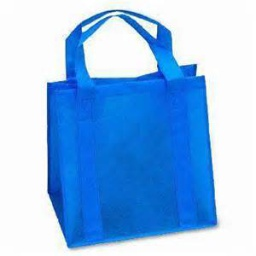
#> input picture training2/image100.bag.jpg, 256 x 256 px; its folder holds only this picture in this run
$ python wrap_function.py
#> lines starting #> are read from the running program, lines starting #| are printed output that depends on the picture
### convert2d.py
import cv2
import numpy as np
from matplotlib import pyplot as plt
from skimage import feature
from cropimage import trimmed_image, pad_and_resize


def color_circle(img, x, y, r=2):
    h, w = img.shape
    img[max(0, y-r): min(h, y+r), max(0, x-r): min(w, x+r)] = 1


def getBinaryEdgesHelper(img, r=2):
    img = cv2.cvtColor(img, cv2.COLOR_BGR2GRAY)

    # Trim and resize
    # Assuming white background
    trimmed = trimmed_image(img)
    img = pad_and_resize(trimmed, 256, 256)

    # [5 lines of commented-out code are left out]
    edges = cv2.Canny(img, 100, 200)

    num_cols = len(edges[0])
    for i in xrange(len(edges)):
        for j in xrange(num_cols):
            if edges[i, j] > 0:
                edges[i, j] = 1

    # Expand edges
    new_edges = np.zeros((len(edges), num_cols))
    for y in xrange(len(edges)):
        for x in xrange(num_cols):
            if edges[y, x] > 0:
                # Color areas around
                color_circle(edges, x, y, r=r)

    return edges

def getBinaryEdges(filename, sigma=0.33, r=2):
#> called with filename = 'training2/image100.bag.jpg', sigma = 0.33, r = 2
    img = cv2.imread(filename)
#> img is the input picture: shape (256, 256, 3); mean B, G, R 234.6, 187.7, 143.7
    assert img is not None, "Error imreading file '{}'".format(filename)
    return getBinaryEdgesHelper(img, r=r)
#> in getBinaryEdgesHelper, `img = cv2.cvtColor(img, cv2.COLOR_BGR2GRAY)`:
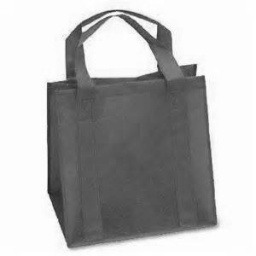
#> img: shape (256, 256); min 34, max 255, mean 179.9

### cropimage.py
import cv2
import numpy as np

"""
Crop and resize a grayscale image.
"""


def trim_image(img, white_bg=True, thresh=240):
    """
    Trim edges of image.

    Args:
        img (numpy.array): 2D rectangular grayscale image
    """
#> called with white_bg = True, thresh = 240
    if not white_bg:
        thresh = 255 - thresh

    top_found = False
    bot_found = False
    left_found = False
    right_found = False

    top_ind = img.shape[1]
#> top_ind = 256
    bot_ind = 0
    left_ind = img.shape[0]
#> left_ind = 256
    right_ind = 0

    for r, row in enumerate(img):
        for c, pix in enumerate(row):
            if pix <= thresh:
                top_ind = min(top_ind, r)
                bot_ind = max(bot_ind, r)
                left_ind = min(left_ind, c)
                right_ind = max(right_ind, c)

    return (top_ind, bot_ind, left_ind, right_ind)


def trimmed_image(img, **kwargs):
    """
    Return the trimmed image.

    **kwargs: The same arguments passed into trim_image.
    """
    top, bot, left, right = trim_image(img, **kwargs)
#> top = 8; bot = 250; left = 45; right = 221
    return img[top:bot + 1, left:right + 1]
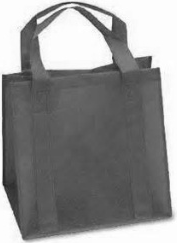
#> returned value: shape (243, 177); min 34, max 255, mean 141.6


def pad_and_resize(img, h, w, bg=255):
    """Resize the image, attempting to keep constant aspect ratio."""
#> called with h = 256, w = 256, bg = 255
    # Pad
    ar_img = 1.0*img.shape[0]/img.shape[1]
#> ar_img = 1.37
    ar_des = 1.0*h/w
    if ar_img > ar_des:
        # Too tall, adjust cols keeping # of rows fixed
        cols_des = int(img.shape[0] / ar_des)
#> cols_des = 243
        # Arbitrarily padding more on right than left
#> (the run stopped early here; a loop or call above may not have finished)
